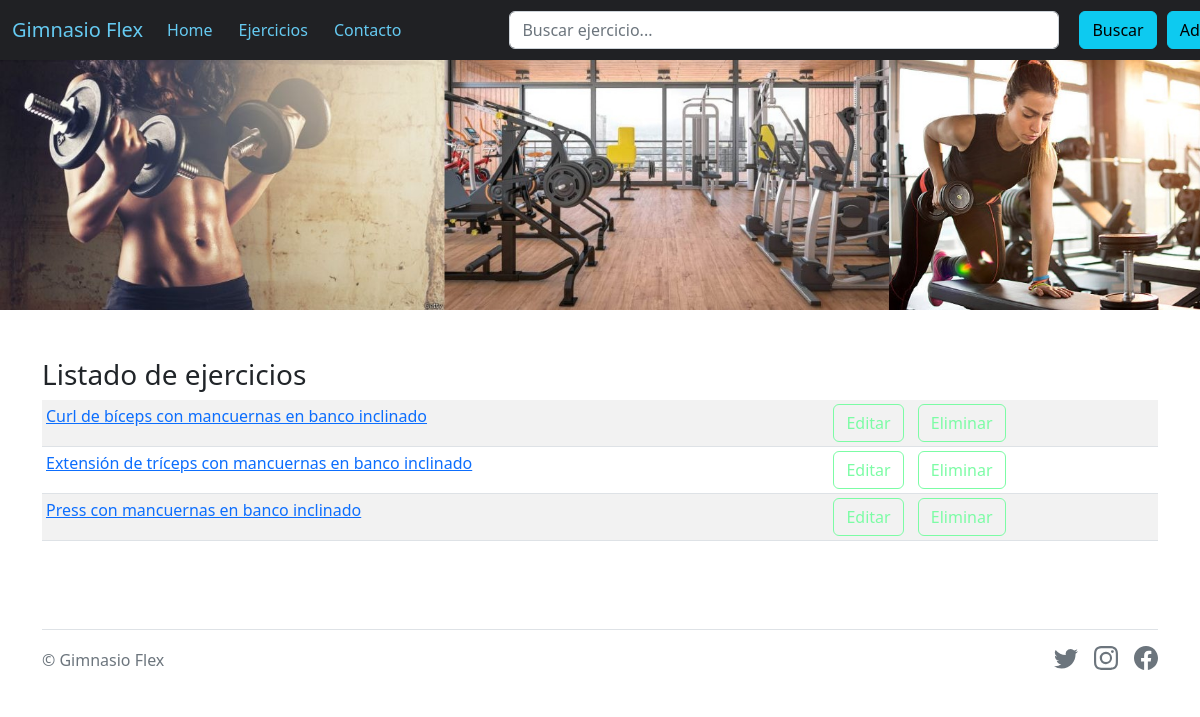
Page /modificar-nombre/ver-ejercicio/ (signed in) on the earlier database version.
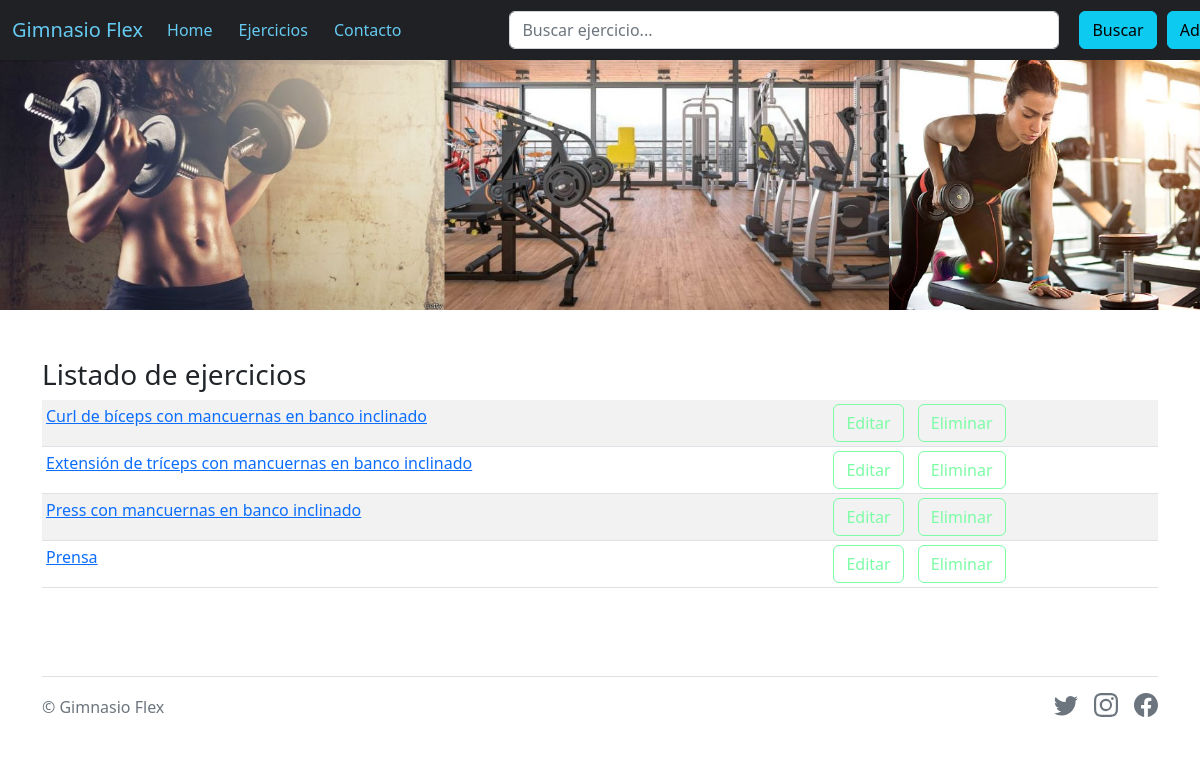
Same page on the later database version.
### blog_recetas/models.py (models this page shows, shortened)
class Ejercicio(models.Model):
    nombre_ejercicio = models.CharField(max_length=200)
    grupo_muscular = models.CharField(max_length=50)
    paso_a_paso = models.CharField(max_length=500)

### blog_recetas/views.py (the view)
# urls.py: path('ver-ejercicio/', Ejercicio_LV.as_view(), name='Ver_ejercicio'),
class Ejercicio_LV(ListView):
    model= Ejercicio
    template_name= "ver_rutina.html"

### blog_recetas/templates/ver_rutina.html
{% extends "index.html" %}
{% load static %}
{% block bloque1 %}
    <div class="table-responsive">
        <h3>Listado de ejercicios</h3>
        <table class="table table-striped table-sm">
            {% for ejercicio in object_list %}
                <tr>
                    <td>
                        <a href="{% url 'Ver_ejercicio_detalle' ejercicio.id %}">
                            {{ejercicio.nombre_ejercicio}}
                        </a>
                    </td>
                    {% if user.is_staff %}
                        <td>
                            <a class="btn btn-outline-secondary" href="{% url 'Actualizar_ejercicio' ejercicio.id %}" style="margin-left: 5px ;margin-right: 5px">Editar</a>
                            <a class="btn btn-outline-secondary" href="{% url 'Eliminar_ejercicio' ejercicio.id %}" style="margin-left: 5px">Eliminar</a>
                        </td>
                    {% endif %}
                </tr>
            {% endfor %}
        </table>
    </div>
{% endblock bloque1 %}

Differences in the rows shown:
added Ejercicio: nombre_ejercicio "Prensa"
